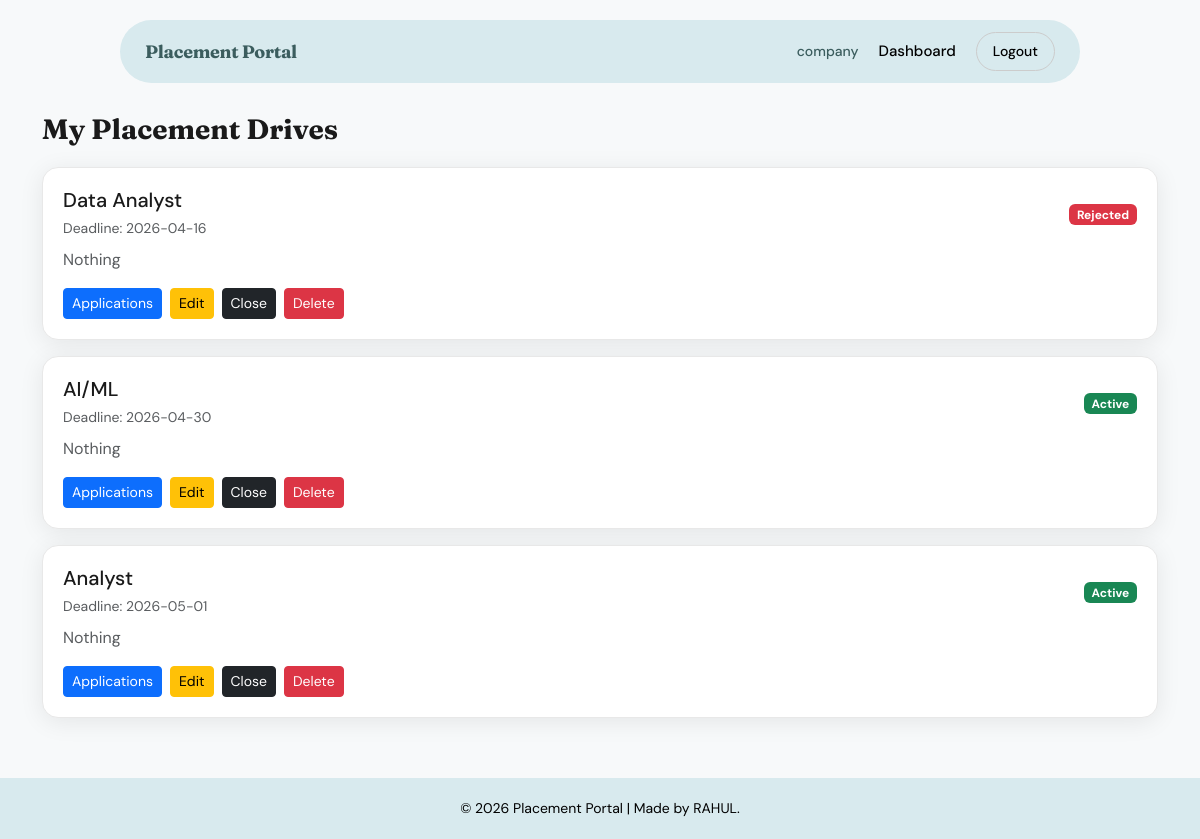
The page /company/drives (signed in) on the database its author committed.
### models.py (models this page shows, shortened)
class User(UserMixin, db.Model):
    __tablename__ = "user"
    id             = db.Column(db.Integer, primary_key=True)
    email          = db.Column(db.String(150), unique=True, nullable=False, index=True)
    password_hash  = db.Column(db.String(256), nullable=False)
    role           = db.Column(db.String(20),  nullable=False)
    _is_active     = db.Column("is_active", db.Boolean, default=True, nullable=False)
    is_blacklisted = db.Column(db.Boolean, default=False, nullable=False)
    created_at     = db.Column(db.DateTime, default=datetime.utcnow, nullable=False)
    updated_at     = db.Column(db.DateTime, default=datetime.utcnow, onupdate=datetime.utcnow)
    company_profile = db.relationship("Company",      backref="user", uselist=False, cascade="all, delete-orphan")
    student_profile = db.relationship("Student",      backref="user", uselist=False, cascade="all, delete-orphan")
    notifications   = db.relationship("Notification", backref="user", lazy="dynamic",  cascade="all, delete-orphan")
    @property
    def is_active(self):
        return self._is_active and not self.is_blacklisted
    @is_active.setter
    def is_active(self, value: bool):
        self._is_active = value

class PlacementDrive(db.Model):
    __tablename__ = "placement_drive"
    id                       = db.Column(db.Integer, primary_key=True)
    company_id               = db.Column(db.Integer, db.ForeignKey("company.id"), nullable=False, index=True)
    job_title                = db.Column(db.String(150), nullable=False)
    job_type                 = db.Column(db.String(50))
    description              = db.Column(db.Text, nullable=False)
    eligibility              = db.Column(db.String(255))
    min_cgpa                 = db.Column(db.Float, default=0.0)
    graduation_year_required = db.Column(db.Integer)
    location                 = db.Column(db.String(150))
    salary_range             = db.Column(db.String(100))
    deadline                 = db.Column(db.Date, nullable=False)
    status                   = db.Column(db.String(20), default="Pending", nullable=False, index=True)
    rejection_reason         = db.Column(db.Text)
    created_at               = db.Column(db.DateTime, default=datetime.utcnow, nullable=False)
    updated_at               = db.Column(db.DateTime, default=datetime.utcnow, onupdate=datetime.utcnow)
    applications = db.relationship("Application", backref="drive", lazy="dynamic", cascade="all, delete-orphan")

### app.py (the view)
@app.route("/company/drives")
@login_required
def company_drives():
    if current_user.role != "company":
        return redirect(url_for("home"))
    company = Company.query.filter_by(user_id=current_user.id).first()
    drives = company.drives.all()
    return render_template("company_drives.html", drives=drives)

### app.py (called while the page is built)
@login_manager.user_loader
def load_user(user_id):
    return User.query.get(int(user_id))

### templates/company_drives.html
{% extends "base.html" %}
{% block content %}
<h2 class="page-title">My Placement Drives</h2>
{% for d in drives %}
<div class="custom-card">
        <div class="d-flex justify-content-between align-items-center">
            <div>
                <h5 class="mb-1">{{ d.job_title }}</h5>
                <small class="text-muted">
                    Deadline: {{ d.deadline }}
                </small>
            </div>
            <div>
                {% if d.status == "Approved" %}
                    <span class="badge bg-success">Active</span>
                {% elif d.status == "Pending" %}
                    <span class="badge bg-warning text-dark">Pending</span>
                {% elif d.status == "Closed" %}
                    <span class="badge bg-secondary">Closed</span>
                {% else %}
                    <span class="badge bg-danger">Rejected</span>
                {% endif %}
            </div>
        </div>
        <div class="mt-2">
            <p class="text-muted mb-1">
                {{ d.description[:120] }}
            </p>
        </div>
        <div class="mt-3 d-flex gap-2 flex-wrap">
            <a href="{{ url_for('view_applications', drive_id=d.id) }}"
               class="btn btn-primary btn-sm">
               Applications
            </a>
            <a href="{{ url_for('edit_drive', drive_id=d.id) }}"
               class="btn btn-warning btn-sm">
               Edit
            </a>
            {% if d.status != "Closed" %}
            <a href="{{ url_for('close_drive', drive_id=d.id) }}"
               class="btn btn-dark btn-sm">
               Close
            </a>
            {% endif %}
            <a href="{{ url_for('delete_drive', drive_id=d.id) }}"
               class="btn btn-danger btn-sm"
               onclick="return confirm('Delete this drive?')">
               Delete
            </a>
        </div>
</div>
{% endfor %}
{% endblock %}

### templates/base.html (shortened to what this page needs)
<!DOCTYPE html>
<html lang="en">
<head>
    <link href="https://cdn.jsdelivr.net/npm/bootstrap@5.3.3/dist/css/bootstrap.min.css" rel="stylesheet">
    <link href="{{ url_for('static', filename='style.css') }}" rel="stylesheet">
</head>
<body>
<nav class="custom-navbar">
    <div class="nav-container">
        <a class="logo" href="{{ url_for('home') }}">Placement Portal</a>
        <div class="nav-links">
            {% if current_user.is_authenticated %}
                <span class="user-name">{{ current_user.role }}</span>
                <a href="{{ url_for('dashboard') }}" class="nav-item">Dashboard</a>
                <a href="{{ url_for('logout') }}" class="nav-btn">Logout</a>
            {% else %}
                <a href="{{ url_for('login') }}" class="nav-item">Login</a>
                <a href="{{ url_for('register') }}" class="nav-btn primary">Get Started</a>
            {% endif %}
        </div>
    </div>
</nav>
<div class="container content">
    {% block content %}{% endblock %}
</div>
<footer class="footer">
    <div class="footer-container">
        <p>© 2026 Placement Portal | Made by RAHUL.</p>
    </div>
</footer>
</body>
</html>

### static/style.css (style rules this page uses)
:root { --brand-bg: #d8eaee; --brand-dark: rgb(59, 93, 94); --accent: #000000; --surface: #ffffff; --muted: #666; --radius: 50px; --radius-card: 16px; --radius-sm: 10px; --shadow: 0 4px 24px rgba(0,0,0,0.08); }
* { box-sizing: border-box; }
body { font-family: 'DM Sans', sans-serif; background: #f7f9fa; color: #1a1a1a; margin: 0; }
.custom-navbar { display: flex; justify-content: center; margin-top: 20px; }
.nav-container { width: 80%; background: var(--brand-bg); border-radius: var(--radius); padding: 12px 25px; display: flex; justify-content: space-between; align-items: center; }
.logo { text-decoration: none; color: var(--brand-dark); font-family: 'Fraunces', serif; font-weight: 700; font-size: 18px; letter-spacing: -0.3px; }
.nav-links { display: flex; align-items: center; gap: 20px; }
.nav-item { text-decoration: none; color: #000; font-weight: 500; font-size: 15px; transition: color .2s; }
.nav-btn { text-decoration: none; padding: 8px 16px; border-radius: 20px; background: transparent; border: 1px solid #ccc; color: black; font-size: 14px; font-weight: 500; transition: background .2s, border-color .2s; }
.user-name { font-weight: 500; font-size: 14px; color: var(--brand-dark); }
.content { margin-top: 30px; }
.footer { margin-top: 60px; padding: 20px 0; text-align: center; background: var(--brand-bg); }
.footer-container p { margin: 0; color: #000; font-size: 14px; }
.custom-card { background: var(--surface); border-radius: var(--radius-card); padding: 20px; border: 1px solid #e8e8e8; box-shadow: var(--shadow); margin-bottom: 16px; }
.page-title { font-family: 'Fraunces', serif; font-size: 28px; font-weight: 700; margin-bottom: 20px; }

### rows shown on the page
User: role "company"
PlacementDrive: job_title "Data Analyst", deadline "2026-04-16", status "Rejected", description "Nothing"
PlacementDrive: job_title "AI/ML", deadline "2026-04-30", status "Active", description "Nothing"
PlacementDrive: job_title "Analyst", deadline "2026-05-01", status "Active", description "Nothing"
